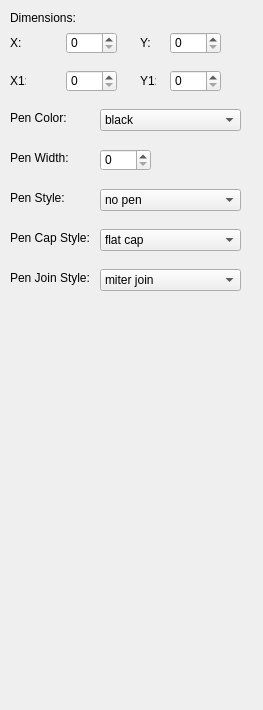
    <widget class="QWidget" name="Line">
     <attribute name="title">
      <string>Line</string>
     </attribute>
     <widget class="QWidget" name="Form_2" native="true">
      <property name="geometry">
       <rect>
        <x>0</x>
        <y>0</y>
        <width>254</width>
        <height>701</height>
       </rect>
      </property>
      <property name="autoFillBackground">
       <bool>true</bool>
      </property>
      <widget class="QLabel" name="Name_2">
       <property name="geometry">
        <rect>
         <x>10</x>
         <y>10</y>
         <width>71</width>
         <height>16</height>
        </rect>
       </property>
       <property name="text">
        <string>Dimensions:</string>
       </property>
      </widget>
      <widget class="QSpinBox" name="x_2">
       <property name="geometry">
        <rect>
         <x>66</x>
         <y>32</y>
         <width>51</width>
         <height>22</height>
        </rect>
       </property>
      </widget>
      <widget class="QSpinBox" name="y_2">
       <property name="geometry">
        <rect>
         <x>170</x>
         <y>32</y>
         <width>51</width>
         <height>22</height>
        </rect>
       </property>
      </widget>
      <widget class="QLabel" name="X_2">
       <property name="geometry">
        <rect>
         <x>10</x>
         <y>35</y>
         <width>16</width>
         <height>16</height>
        </rect>
       </property>
       <property name="text">
        <string>X:</string>
       </property>
      </widget>
      <widget class="QLabel" name="Y_2">
       <property name="geometry">
        <rect>
         <x>140</x>
         <y>35</y>
         <width>10</width>
         <height>16</height>
        </rect>
       </property>
       <property name="text">
        <string>Y:</string>
       </property>
      </widget>
      <widget class="QLabel" name="PenColor_2">
       <property name="geometry">
        <rect>
         <x>10</x>
         <y>110</y>
         <width>61</width>
         <height>16</height>
        </rect>
       </property>
       <property name="text">
        <string>Pen Color:</string>
       </property>
      </widget>
      <widget class="QComboBox" name="penColorValue_2">
       <property name="geometry">
        <rect>
         <x>100</x>
         <y>109</y>
         <width>141</width>
         <height>22</height>
        </rect>
       </property>
       <item>
        <property name="text">
         <string>black</string>
        </property>
       </item>
       <item>
        <property name="text">
         <string>white</string>
        </property>
       </item>
       <item>
        <property name="text">
         <string>dark gray</string>
        </property>
       </item>
       <item>
        <property name="text">
         <string>gray</string>
        </property>
       </item>
       <item>
        <property name="text">
         <string>light gray</string>
        </property>
       </item>
       <item>
        <property name="text">
         <string>red</string>
        </property>
       </item>
       <item>
        <property name="text">
         <string>green</string>
        </property>
       </item>
       <item>
        <property name="text">
         <string>blue</string>
        </property>
       </item>
       <item>
        <property name="text">
         <string>cyan</string>
        </property>
       </item>
       <item>
        <property name="text">
         <string>magenta</string>
        </property>
       </item>
       <item>
        <property name="text">
         <string>yellow</string>
        </property>
       </item>
       <item>
        <property name="text">
         <string>dark red</string>
        </property>
       </item>
       <item>
        <property name="text">
         <string>dark green</string>
        </property>
       </item>
       <item>
        <property name="text">
         <string>dark blue</string>
        </property>
       </item>
       <item>
        <property name="text">
         <string>dark cyan</string>
        </property>
       </item>
       <item>
        <property name="text">
         <string>dark magenta</string>
        </property>
       </item>
       <item>
        <property name="text">
         <string>dark yellow</string>
        </property>
       </item>
       <item>
        <property name="text">
         <string>tranparent</string>
        </property>
       </item>
      </widget>
      <widget class="QLabel" name="PenWidth_2">
       <property name="geometry">
        <rect>
         <x>10</x>
         <y>150</y>
         <width>71</width>
         <height>16</height>
        </rect>
       </property>
       <property name="text">
        <string>Pen Width:</string>
       </property>
      </widget>
      <widget class="QLabel" name="PenStyle_2">
       <property name="geometry">
        <rect>
         <x>10</x>
         <y>190</y>
         <width>71</width>
         <height>16</height>
        </rect>
       </property>
       <property name="text">
        <string>Pen Style:</string>
       </property>
      </widget>
      <widget class="QLabel" name="PenCapStyle_2">
       <property name="geometry">
        <rect>
         <x>10</x>
         <y>230</y>
         <width>101</width>
         <height>16</height>
        </rect>
       </property>
       <property name="text">
        <string>Pen Cap Style:</string>
       </property>
      </widget>
      <widget class="QLabel" name="PenJoinStyle_2">
       <property name="geometry">
        <rect>
         <x>10</x>
         <y>270</y>
         <width>101</width>
         <height>16</height>
        </rect>
       </property>
       <property name="text">
        <string>Pen Join Style:</string>
       </property>
      </widget>
      <widget class="QComboBox" name="penStyleValue_2">
       <property name="geometry">
        <rect>
         <x>100</x>
         <y>189</y>
         <width>141</width>
         <height>22</height>
        </rect>
       </property>
       <item>
        <property name="text">
         <string>no pen</string>
        </property>
       </item>
       <item>
        <property name="text">
         <string>solid line</string>
        </property>
       </item>
       <item>
        <property name="text">
         <string>dash line</string>
        </property>
       </item>
       <item>
        <property name="text">
         <string>dot line</string>
        </property>
       </item>
       <item>
        <property name="text">
         <string>dash dot line</string>
        </property>
       </item>
       <item>
        <property name="text">
         <string>dash dot dot line</string>
        </property>
       </item>
      </widget>
      <widget class="QComboBox" name="penJoinStyleValue_2">
       <property name="geometry">
        <rect>
         <x>100</x>
         <y>269</y>
         <width>141</width>
         <height>22</height>
        </rect>
       </property>
       <item>
        <property name="text">
         <string>miter join</string>
        </property>
       </item>
       <item>
        <property name="text">
         <string>bevel join</string>
        </property>
       </item>
       <item>
        <property name="text">
         <string>round join</string>
        </property>
       </item>
      </widget>
      <widget class="QComboBox" name="penCapStyleValue_2">
       <property name="geometry">
        <rect>
         <x>100</x>
         <y>229</y>
         <width>141</width>
         <height>22</height>
        </rect>
       </property>
       <item>
        <property name="text">
         <string>flat cap</string>
        </property>
       </item>
       <item>
        <property name="text">
         <string>square cap</string>
        </property>
       </item>
       <item>
        <property name="text">
         <string>round cap</string>
        </property>
       </item>
      </widget>
      <widget class="QSpinBox" name="penWidthValue_2">
       <property name="geometry">
        <rect>
         <x>100</x>
         <y>149</y>
         <width>51</width>
         <height>22</height>
        </rect>
       </property>
      </widget>
      <widget class="QLabel" name="X1_2">
       <property name="geometry">
        <rect>
         <x>10</x>
         <y>73</y>
         <width>16</width>
         <height>16</height>
        </rect>
       </property>
       <property name="text">
        <string>X1:</string>
       </property>
      </widget>
      <widget class="QSpinBox" name="y1_2">
       <property name="geometry">
        <rect>
         <x>170</x>
         <y>70</y>
         <width>51</width>
         <height>22</height>
        </rect>
       </property>
      </widget>
      <widget class="QLabel" name="Y1_2">
       <property name="geometry">
        <rect>
         <x>140</x>
         <y>73</y>
         <width>16</width>
         <height>16</height>
        </rect>
       </property>
       <property name="text">
        <string>Y1:</string>
       </property>
      </widget>
      <widget class="QSpinBox" name="x1_2">
       <property name="geometry">
        <rect>
         <x>66</x>
         <y>70</y>
         <width>51</width>
         <height>22</height>
        </rect>
       </property>
      </widget>
     </widget>
    </widget>
